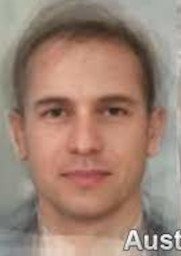
#> input picture Mis exploraciones académicas/Python/Tratamiento de imagenes con python/caras/caraestandard.jpg, 181 x 256 px
$ python python072-cara1.py
#> lines starting #> are read from the running program, lines starting #| are printed output that depends on the picture
from PIL import Image
import math

image = Image.open("caras/caraestandard.jpg")
#> image is the input picture: PIL image 181x256 RGB; mean R, G, B 158.3, 131.2, 116.6
pixeles = image.load()
print(image.size)
#| (181, 256)

print(pixeles[0,0])
#| (175, 181, 167)

altura = image.size[1]
#> altura = 256
anchura = image.size[0]
#> anchura = 181

for x in range(0,anchura):
    for y in range(0,altura):
        rojo = pixeles[x,y][0]
        verde = pixeles[x,y][1]
        azul = pixeles[x,y][2]
        color = math.floor((rojo+verde+azul)/3)
        rojo = color
        verde = color
        azul = color

        pixeles[x,y] = (rojo,verde,azul)

image.save("caras/caraestandardguardado.jpg")
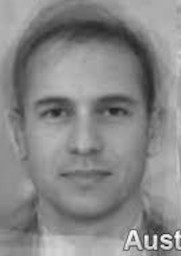
#> saved as caraestandardguardado.jpg: PIL image 181x256 RGB; min 6, max 254, mean 135.1
